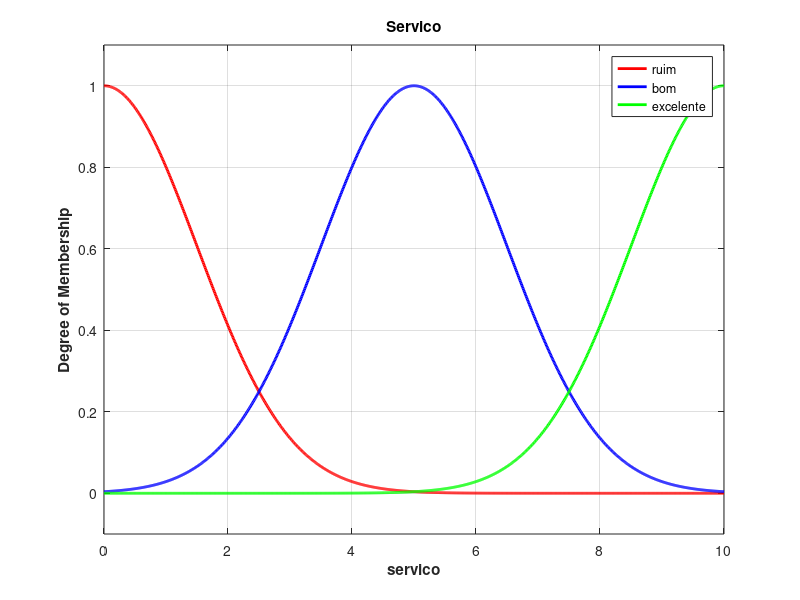
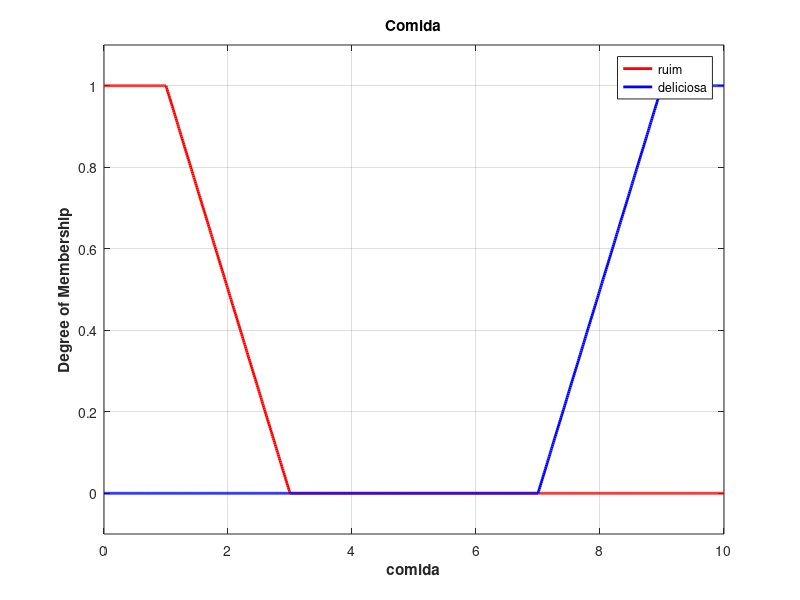
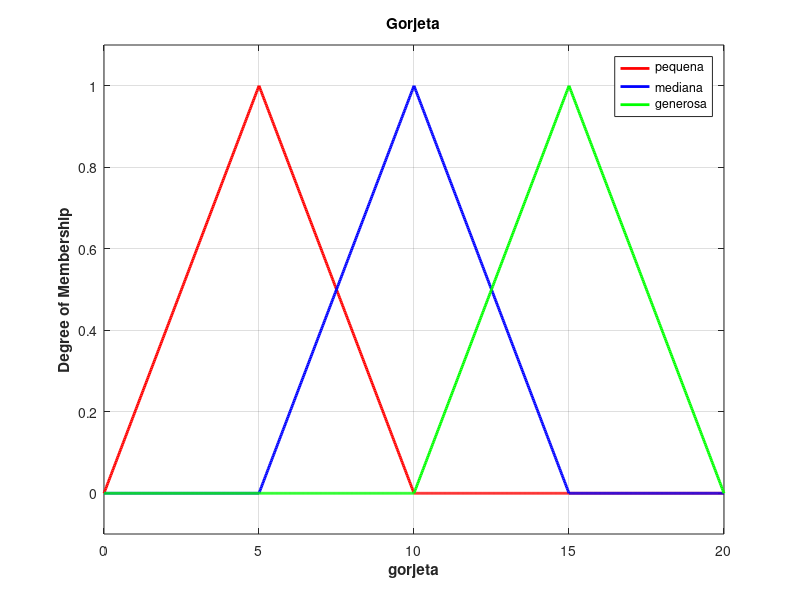
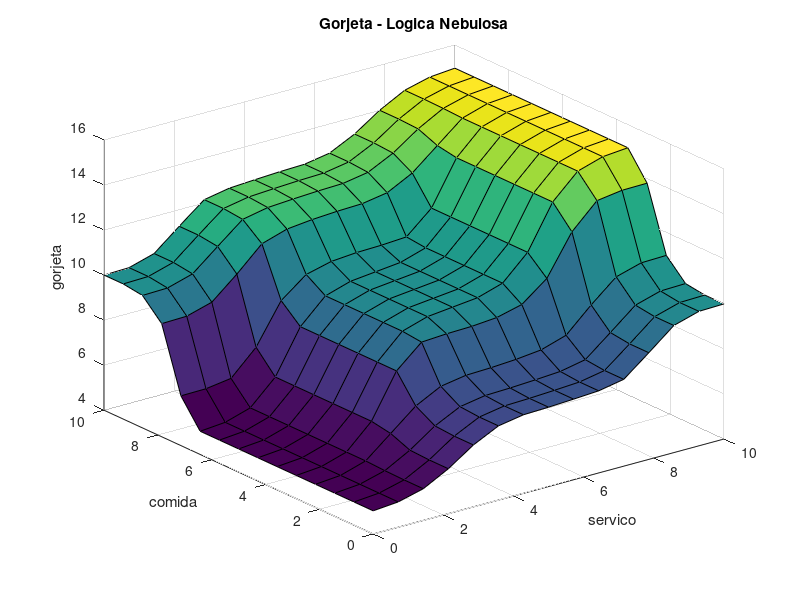

Reproduce these figures in MATLAB, in order.
% =========================================================================
% gorjeta_fuzzy.m
% Fundamentos da IA - U3/A4 - Parte 2: gorjeta COM Logica Nebulosa
% Requer o pacote fuzzy-logic-toolkit do Octave:
%   pkg install -forge fuzzy-logic-toolkit   (apenas na primeira vez)
% =========================================================================
clear; clc; close all;
% Para gerar imagens sem abrir janelas: OCTAVE_HEADLESS=1.
if strcmp(getenv('OCTAVE_HEADLESS'), '1')
  graphics_toolkit('gnuplot');
  set(0, 'defaultfigurevisible', 'off');
end
try
  pkg load fuzzy-logic-toolkit
catch
  error('Instale fuzzy-logic-toolkit no Octave ou execute gorjeta_fuzzy_manual.m.');
end

% ---- 1. Entradas e saida ------------------------------------------------
fis = newfis('gorjeta', 'mamdani', 'min', 'max', 'min', 'max', 'centroid');
fis = addvar(fis, 'input',  'servico', [0 10]);
fis = addvar(fis, 'input',  'comida',  [0 10]);
fis = addvar(fis, 'output', 'gorjeta', [0 20]);   % em %

% ---- 2. Funcoes de pertinencia -----------------------------------------
% Servico (gaussianas centradas em 0, 5 e 10)
fis = addmf(fis, 'input', 1, 'ruim',      'gaussmf', [1.5 0]);
fis = addmf(fis, 'input', 1, 'bom',       'gaussmf', [1.5 5]);
fis = addmf(fis, 'input', 1, 'excelente', 'gaussmf', [1.5 10]);
% Comida: ombros externos para satisfazer a < b <= c < d do toolkit.
% No dominio [0,10], equivalem a [0 0 1 3] e [7 9 10 10].
fis = addmf(fis, 'input', 2, 'ruim',      'trapmf', [-1 0 1 3]);
fis = addmf(fis, 'input', 2, 'deliciosa', 'trapmf', [7 9 10 11]);
% Gorjeta (triangulares em torno de 5%, 10% e 15%)
fis = addmf(fis, 'output', 1, 'pequena',  'trimf', [0 5 10]);
fis = addmf(fis, 'output', 1, 'mediana',  'trimf', [5 10 15]);
fis = addmf(fis, 'output', 1, 'generosa', 'trimf', [10 15 20]);

% ---- 3. Regras -----------------------------------------------------------
% Formato: [servico comida gorjeta peso conector]  (conector 1=E, 2=OU)
regras = [ 1 1 1 1 2 ;   % servico ruim OU comida ruim       -> pequena
           2 0 2 1 1 ;   % servico bom                       -> mediana
           3 2 3 1 2 ];  % servico excelente OU comida delic.-> generosa
fis = addrule(fis, regras);
showrule(fis);

% ---- 4. Simulacao --------------------------------------------------------
casos = [0 0; 5 0; 0 5; 5 5; 8 3; 3 8; 5 10; 10 5; 10 10];   % [servico comida]
% Usa 1001 pontos de saida, como na implementacao manual.
gorjetas = evalfis(casos, fis, 1001);
printf('\n%-8s %-8s %-8s\n', 'Servico', 'Comida', 'Gorjeta');
for k = 1:rows(casos)
  printf('%-8d %-8d %6.2f%%\n', casos(k,1), casos(k,2), gorjetas(k));
end

% Graficos: funcoes de pertinencia e superficie de decisao
figure;
if strcmp(getenv('OCTAVE_HEADLESS'), '1'), graphics_toolkit(gcf, 'gnuplot'); end;
 plotmf(fis, 'input', 1);  title('Servico');
if strcmp(getenv('OCTAVE_HEADLESS'), '1'), graphics_toolkit(gcf, 'gnuplot'); end;
print('-dpng', 'pertinencia_servico.png');
figure;
if strcmp(getenv('OCTAVE_HEADLESS'), '1'), graphics_toolkit(gcf, 'gnuplot'); end;
 plotmf(fis, 'input', 2);  title('Comida');
if strcmp(getenv('OCTAVE_HEADLESS'), '1'), graphics_toolkit(gcf, 'gnuplot'); end;
print('-dpng', 'pertinencia_comida.png');
figure;
if strcmp(getenv('OCTAVE_HEADLESS'), '1'), graphics_toolkit(gcf, 'gnuplot'); end;
 plotmf(fis, 'output', 1); title('Gorjeta');
if strcmp(getenv('OCTAVE_HEADLESS'), '1'), graphics_toolkit(gcf, 'gnuplot'); end;
print('-dpng', 'pertinencia_gorjeta.png');
figure;
if strcmp(getenv('OCTAVE_HEADLESS'), '1'), graphics_toolkit(gcf, 'gnuplot'); end;
 gensurf(fis); title('Gorjeta - Logica Nebulosa');
if strcmp(getenv('OCTAVE_HEADLESS'), '1'), graphics_toolkit(gcf, 'gnuplot'); end;
print('-dpng', 'superficie_fuzzy.png');
